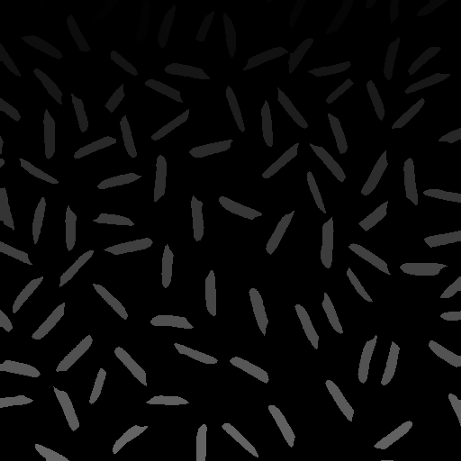
#> input picture bai-1/input/set1/4.png, 461 x 461 px
$ jupyter execute bai-1-set-1.ipynb   (shell and % lines are left out)
#> lines starting #> are read from the running program, lines starting #| are printed output that depends on the picture; after the words box and inside, x2 and y2 are one past the last pixel; in counts of white or black regions, pixels touching at a corner belong together
# Import required libraries

[cell 1]
import glob

import cv2 as cv
import numpy as np
from matplotlib import pyplot as plt

# Read image
Đọc ảnh bằng hàm cv.imread, với params bằng 0 (đọc với định dạng grayscale, đỡ phải convert)

[cell 2]
path = "././input/set1/"

current_image = cv.imread(path + "4.png", 0)
#> current_image is the input picture: shape (461, 461); min 0, max 114, mean 8.4

# plt.imshow(current_image, cmap='gray')

images = []

for img_path in glob.glob(path + '*.png'):
    images.append(cv.imread(img_path, 0))
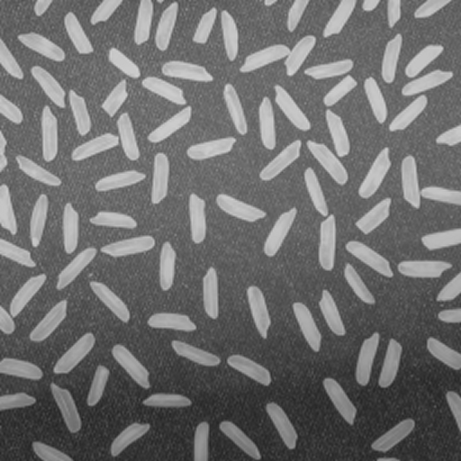
#> input picture bai-1/input/set1/1.png, 461 x 461 px

original_images = images

### Show all images

[cell 3]
def show_all_images(showed_images=images, image_titles=None):
    if image_titles is None:
        image_titles = []

    plt.figure(figsize=(20, 10))
    columns = 4

    for i, image in enumerate(showed_images):
        plt.subplot(len(images) / columns + 1, columns, i + 1)

        if image_titles:
            plt.title(image_titles[i])

        plt.imshow(image, cmap='gray')

[cell 4]
show_all_images(original_images)
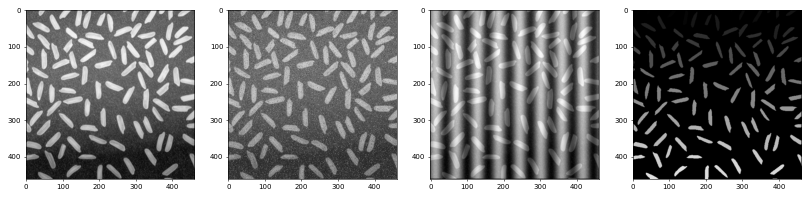
#> figure drawn by matplotlib, 4 panels

# Gaussian blur
Remove salt&pepper noise.

[cell 5]
def apply_gaussian_blur(image):
    return cv.GaussianBlur(image, (7, 7), 0)


images = list(map(apply_gaussian_blur, images))
#> in apply_gaussian_blur (call 3), `return cv.GaussianBlur(image, (7, 7), 0)`:
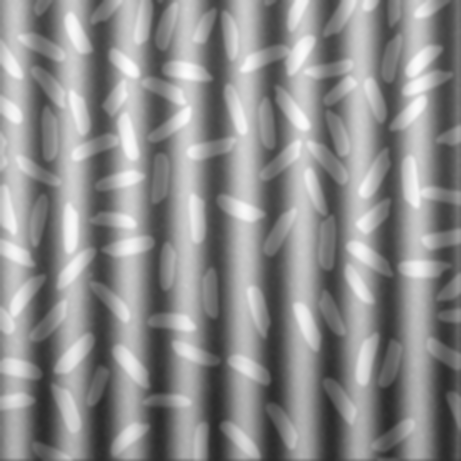
#> returned value: shape (461, 461); min 42, max 252, mean 140.3

show_all_images(images)
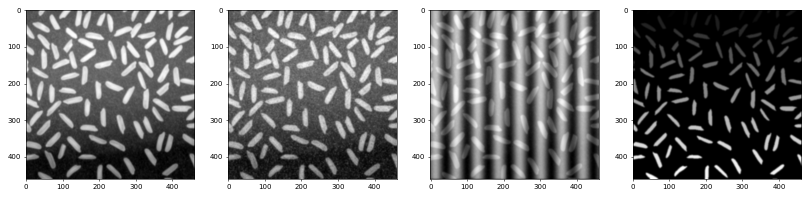
#> figure drawn by matplotlib, 4 panels

# Apply adaptive thresholding using the mean threshold method
Sử dụng ngưỡng thích ứng cục bộ (adaptive local threshold). Thuật toán này sẽ tìm một ngưỡng phù hợp cho từng pixel. Phương pháp này sẽ không lấy 1 ngưỡng cố định cho toàn bộ ảnh, bởi lẽ do nguồn sáng của các vị trí trên ảnh là khác nhau. Nếu lấy 1 giá trị cố định thì sẽ có trường hợp phần nền bị đánh màu trắng, hạt gạo đánh màu đen. Do đó mới sử dụng adaptive threshold, nó sẽ tnihs giá trị trung bình của n điểm ảnh xung quanh 1 pixel đang xét, sau đó trừ cho hằng số C (n thường là số lẻ và C sẽ là số nguyên bất kỳ từ -255 đến 255). Các tham số n, C chúng em thử nhiều lần thôi chứ cũng ko có kinh nghiệm chọn cụ thể cho từng bài.

- ADAPTIVE_THRESH_MEAN_C là cách tính giá trị ngưỡng theo trung bình như bên trên đã nói

- Tham số thứ 5 là số điểm ảnh xung quanh để lấy trung bình (là số lẻ 3,5,7,..)

- Tham số thứ 6 là hằng số C

Đọc thêm về hàm adaptiveThreshold ở đây: https://docs.opencv.org/2.4/modules/imgproc/doc/miscellaneous_transformations.html

[cell 6]
def apply_thresh_hold(image):
    return cv.adaptiveThreshold(image, 255, cv.ADAPTIVE_THRESH_MEAN_C, cv.THRESH_BINARY, 301, 0)
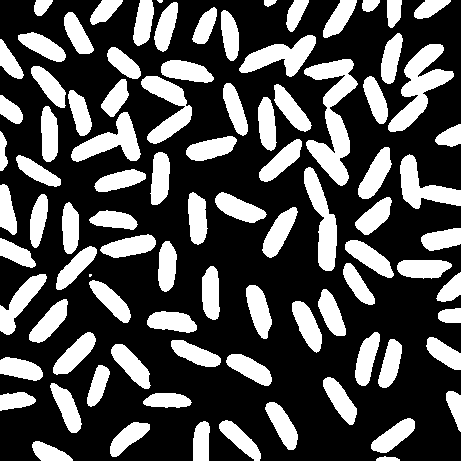
#> returned value: shape (461, 461); 31.6% white; 91 white regions (2 under 20 px), largest, box (x1, y1, x2, y2) and area: (304, 59, 358, 186) 2914, (388, 44, 454, 132) 2225, (304, 167, 337, 271) 1600


images = list(map(apply_thresh_hold, images))
#> in apply_thresh_hold (call 2), `return cv.adaptiveThreshold(image, 255, cv.ADAPTIVE_THRESH_MEAN_C, cv...`: returned value: shape (461, 461); 31.8% white; 126 white regions (36 under 20 px), largest, box (x1, y1, x2, y2) and area: (304, 59, 358, 186) 2960, (388, 44, 454, 133) 2255, (303, 166, 338, 271) 1620
#> in apply_thresh_hold (call 3), `return cv.adaptiveThreshold(image, 255, cv.ADAPTIVE_THRESH_MEAN_C, cv...`: returned value: shape (461, 461); 51.3% white; 19 black regions (1 under 20 px), largest, box (x1, y1, x2, y2) and area: (24, 0, 61, 461) 14182, (82, 0, 121, 461) 13579, (257, 0, 292, 461) 12962
#> in apply_thresh_hold (call 4), `return cv.adaptiveThreshold(image, 255, cv.ADAPTIVE_THRESH_MEAN_C, cv...`: returned value: shape (461, 461); 20.4% white; 99 white regions (1 under 20 px), largest, box (x1, y1, x2, y2) and area: (319, 217, 335, 269) 666, (267, 403, 297, 449) 630, (248, 287, 270, 336) 613

show_all_images(images)

# Fourier transform
output đang không phải là uint8, mà hàm threshold của opencv thì require input dạng uint8. Tuy nhiên không thể convert trực tiếp từ output của fourier về np.uint8 được luôn vì mất tính chất của fourier trên ảnh.

[cell 7]
# [15 lines of commented-out code are left out]

# Morphological erosion
Xói mòn nhằm loại bỏ những pixel nhiễu xung quanh đối tượng làm cho phần viền đối tượng trở nên mịn hơn, nhỏ hơn và tách được các đối tượng chạm vào nhau

kernel sẽ trượt qua tất cả pixel của ảnh. Một pixel được set là 1 nếu tất cả các pixel trong kernel là 1 và ngược lại sẽ bị chuyển thành 0.

[cell 8]
def apply_morphological_erosion(image):
    kernel = np.ones((5, 5), np.uint8)  #set 1
    return cv.erode(image, kernel)
#> returned value: shape (461, 461); 19.7% white; 92 white regions, largest, box (x1, y1, x2, y2) and area: (390, 46, 451, 130) 1365, (309, 111, 348, 183) 1059, (306, 170, 335, 269) 1043

images = list(map(apply_morphological_erosion, images))
#> in apply_morphological_erosion (call 2), `return cv.erode(image, kernel)`: returned value: shape (461, 461); 19.7% white; 94 white regions, largest, box (x1, y1, x2, y2) and area: (306, 170, 335, 269) 1039, (403, 157, 461, 206) 990, (73, 114, 138, 159) 989
#> in apply_morphological_erosion (call 3), `return cv.erode(image, kernel)`: returned value: shape (461, 461); 42.8% white; 15 white regions, largest, box (x1, y1, x2, y2) and area: (341, 0, 379, 461) 12371, (398, 0, 437, 461) 12339, (169, 0, 205, 461) 11652
#> in apply_morphological_erosion (call 4), `return cv.erode(image, kernel)`:
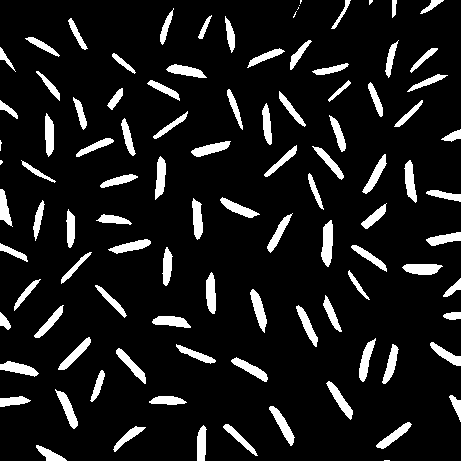
#> returned value: shape (461, 461); 10.3% white; 100 white regions (8 under 20 px), largest, box (x1, y1, x2, y2) and area: (321, 220, 333, 267) 410, (402, 264, 443, 275) 350, (250, 289, 267, 333) 347

show_all_images(images)

# Add counting number to each contour function

[cell 9]
titles = []
def apply_find_contours(image):

    contours, _ = cv.findContours(image, cv.RETR_EXTERNAL, cv.CHAIN_APPROX_SIMPLE)  #set 1
    titles.append('Counted contours: ' + str(len(contours)))

    # Draw contour
    output_contour = cv.cvtColor(image, cv.COLOR_GRAY2BGR)
    return cv.drawContours(output_contour, contours, -1, (0, 0, 255), 2)
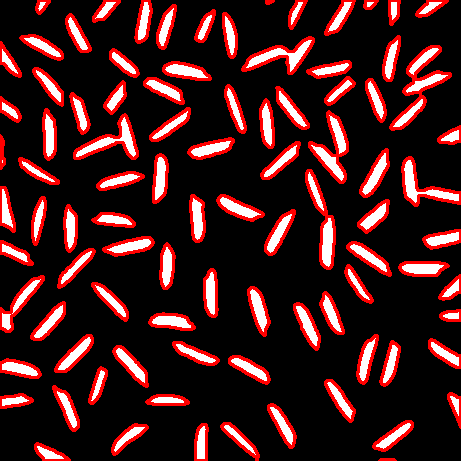
#> returned value: shape (461, 461, 3); mean B, G, R 27.2, 27.2, 64.6

images = list(map(apply_find_contours, images))
#> in apply_find_contours (call 2), `return cv.drawContours(output_contour, contours, -1, (0, 0, 255), 2)`:
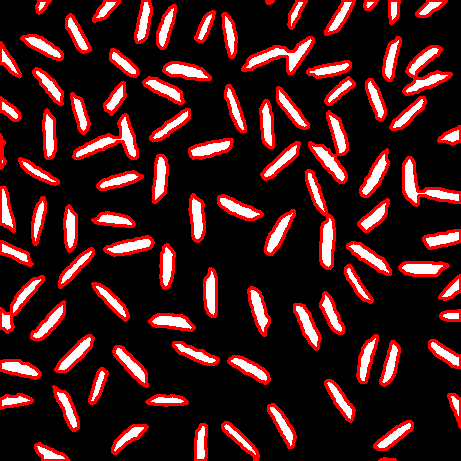
#> returned value: shape (461, 461, 3); mean B, G, R 27, 27, 64.5
#> in apply_find_contours (call 3), `return cv.drawContours(output_contour, contours, -1, (0, 0, 255), 2)`:
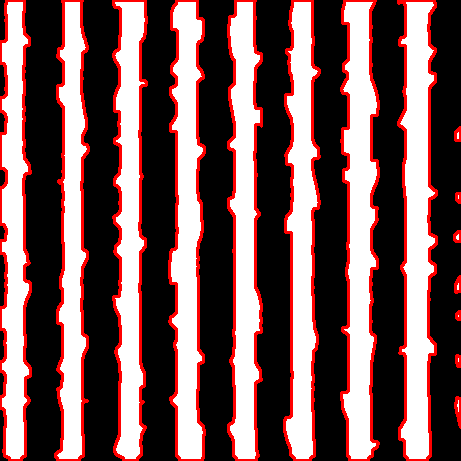
#> returned value: shape (461, 461, 3); mean B, G, R 88.2, 88.2, 119.6
#> in apply_find_contours (call 4), `return cv.drawContours(output_contour, contours, -1, (0, 0, 255), 2)`:
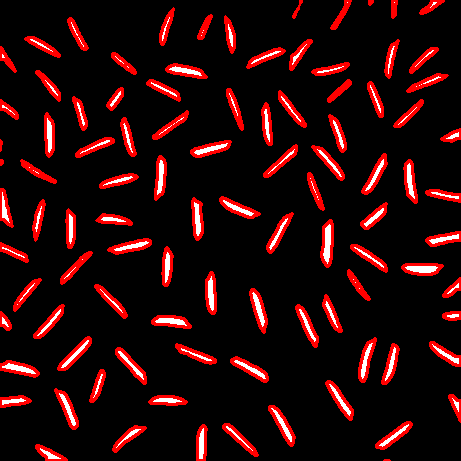
#> returned value: shape (461, 461, 3); mean B, G, R 8.5, 8.5, 38

show_all_images(original_images)
show_all_images(images, titles)
#> figure, not shown here; B, G, R data is drawn as R, G, B
